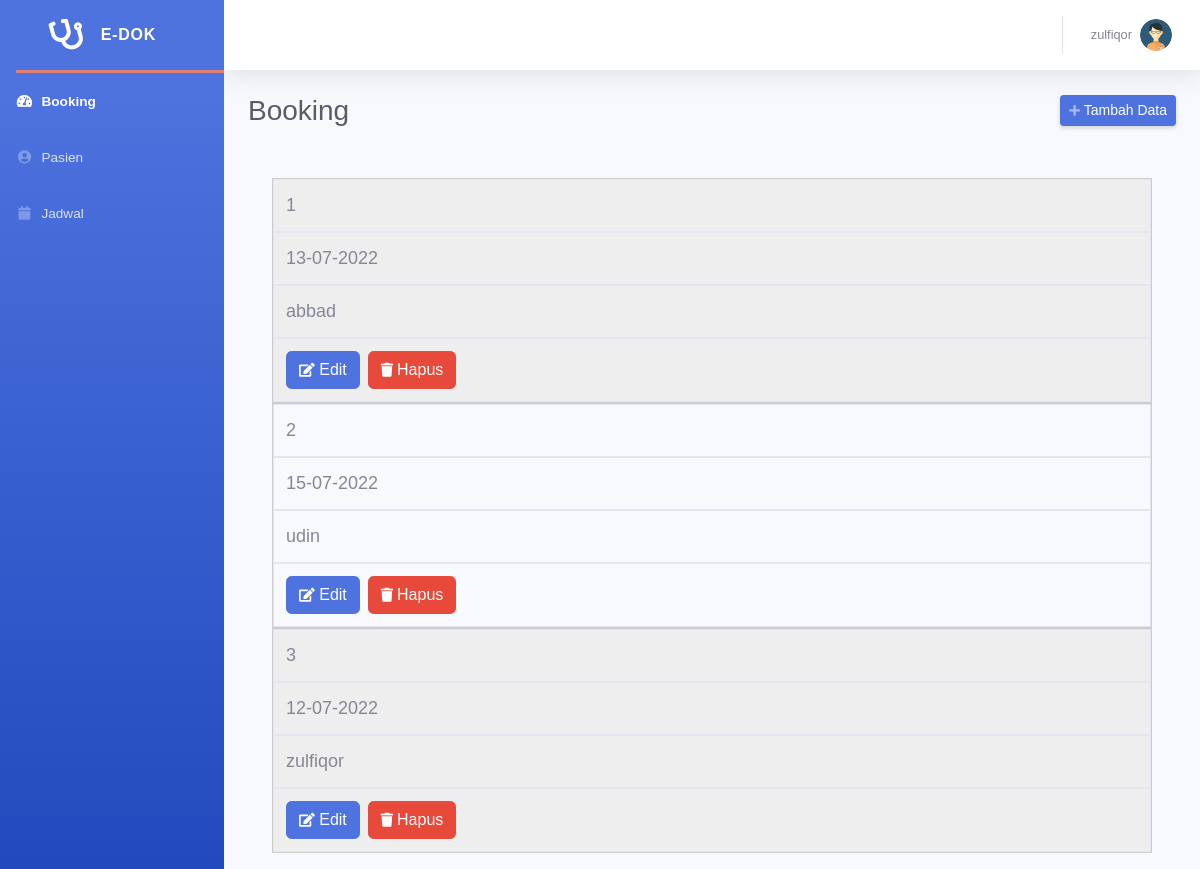
The app's page /admin/home.php (signed in) with its own data.
### tables this page shows
CREATE TABLE `booking` (
  `id` int(11) NOT NULL,
  `id_pasien` int(11) NOT NULL,
  `id_jadwal` int(11) NOT NULL
);

CREATE TABLE `jadwal` (
  `id` int(11) NOT NULL,
  `tglPraktik` date NOT NULL,
  `jam` time NOT NULL,
  `harga` double NOT NULL
);

CREATE TABLE `pasien` (
  `id` int(11) NOT NULL,
  `kodePasien` varchar(255) NOT NULL,
  `namaPasien` varchar(255) NOT NULL,
  `tglLahir` date NOT NULL,
  `noTelp` varchar(12) NOT NULL,
  `alamat` varchar(255) NOT NULL,
  `fotoPasien` varchar(255) NOT NULL
);

### admin/home.php (the view, shortened to what this page needs)
<?php
 include_once("../config.php");
 $result = mysqli_query($conn, "SELECT booking.id, pasien.namaPasien, jadwal.tglPraktik FROM booking join pasien on booking.id_pasien = pasien.id join jadwal on booking.id_jadwal = jadwal.id ORDER BY booking.id ASC");
 ?>
<!DOCTYPE html>
<html lang="en">
<head>
    <link href="../vendor/fontawesome-free/css/all.min.css" rel="stylesheet" type="text/css">
    <link href="../css/admin.min.css" rel="stylesheet">
    <link href="../css/styles.css" rel="stylesheet">
</head>
<body id="page-top">
    <div id="wrapper">
        <ul class="navbar-nav bg-gradient-primary sidebar sidebar-dark accordion" id="accordionSidebar">
            <a class="sidebar-brand d-flex align-items-center justify-content-center" href="./home.php">
                <div class="sidebar-brand-icon rotate-n-15">
                    <i class="fas fa-stethoscope"></i>
                </div>
                <div class="sidebar-brand-text mx-3">e-Dok</div>
            </a>
            <hr class="sidebar-divider my-0">
            <li class="nav-item active">
                <a class="nav-link" href="./home.php">
                    <i class="fas fa-fw fa-tachometer-alt"></i>
                    <span>Booking</span></a>
            </li>
            <li class="nav-item">
                <a class="nav-link" href="../admin/pasien/pasien.php">
                    <i class="fas fa-fw fa-user-circle"></i>
                    <span>Pasien</span></a>
            </li>
            <li class="nav-item">
                <a class="nav-link" href="../admin/jadwal/jadwal.php">
                    <i class="fas fa-fw fa-calendar"></i>
                    <span>Jadwal</span></a>
            </li>
        </ul>
        <div id="content-wrapper" class="d-flex flex-column">
            <div id="content">
                <nav class="navbar navbar-expand navbar-light bg-white topbar mb-4 static-top shadow">
                    <ul class="navbar-nav ml-auto">
                        <li class="nav-item dropdown no-arrow">
                            <a class="nav-link dropdown-toggle" href="#" id="userDropdown" role="button"
                                data-toggle="dropdown" aria-haspopup="true" aria-expanded="false">
                                <span class="mr-2 d-none d-lg-inline text-gray-600 small"><?php echo $_SESSION['username'] ?></span>
                                <img class="img-profile rounded-circle" src="../image/logo-profile.png">
                            </a>
                        </li>
                    </ul>
                </nav>
                <div class="container-fluid">
                    <div class="d-sm-flex align-items-center justify-content-between">
                        <h1 class="h3 mb-0 text-gray-800">Booking</h1>
                        <a href="../admin/booking/tambah.php" class="d-none d-sm-inline-block btn btn-sm btn-primary shadow-sm"><i class="fas fa-plus fa-sm text-white-50"></i> Tambah Data</a>
                    </div>
                    <div class="container table-responsive">
                        <table class="table table-bordered table-hover">
                            <tbody>
                                <?php
            $no = 1;
            while ($user_data = mysqli_fetch_array($result)) {
                echo "<tr>";
                echo "<td>" . $no++ . "</td>";
                echo "<td>" . date('d-m-Y', strtotime($user_data['tglPraktik'])) . "</td>";
                echo "<td>" . $user_data['namaPasien'] . "</td>";
                echo "<td> <a class='btn btn-primary mr-2' href='../admin/booking/edit.php?id=$user_data[id]'><i class='fas fa-edit fa-sm text-white'></i> Edit</a><a class='btn btn-danger' href='../admin/booking/hapus.php?id=$user_data[id]'><i class='fas fa-trash fa-sm text-white mr-1'></i>Hapus</a></td>";
                echo "</tr>";
            }
            ?>
                            </tbody>
                        </table>
                    </div>
                </div>
            </div>
        </div>
    </div>
</body>
</html>

### css/styles.css (style rules this page uses)
body { font-family: 'Poppins', sans-serif !important; -webkit-font-smoothing: antialiased; -moz-osx-font-smoothing: grayscale; }
.container { display: flex; flex-direction: row; flex-wrap: wrap; }
.img-profile { width: 100px; height: 100px; border-radius: 100%; }
* { margin: 0; padding: 0; box-sizing: border-box; }
html { font-size: 16px; font-family: 'Poppins', sans-serif; color: #555; }
ul, nav { list-style: none; }
a { text-decoration: none; }
hr { width: 250px !important; height: 3px !important; background-color: #e07e7b !important; border: 0 !important; margin-bottom: 50px !important; }
table { width: 100%; border-collapse: collapse; margin:50px auto; }
tr:nth-of-type(odd) { background: #eee; }
td, th { padding: 10px; border: 1px solid #ccc; font-size: 18px; }
@media only screen and (max-width: 760px),
(min-device-width: 768px) and (max-device-width: 1024px) { table { width: 100%; } }
@media only screen and (max-width: 760px),
(min-device-width: 768px) and (max-device-width: 1024px) { table, thead, tbody, th, td, tr { display: block; } }
@media only screen and (max-width: 760px),
(min-device-width: 768px) and (max-device-width: 1024px) { tr { border: 1px solid #ccc; } }
@media only screen and (max-width: 760px),
(min-device-width: 768px) and (max-device-width: 1024px) { td { border: none; border-bottom: 1px solid #eee; position: relative; padding-left: 50%; } }
@media only screen and (max-width: 760px),
(min-device-width: 768px) and (max-device-width: 1024px) { td:before { position: absolute; top: 6px; left: 6px; width: 45%; padding-right: 10px; white-space: nowrap; content: attr(data-column); color: #000; font-weight: bold; } }
html, body, .view { height: 100%; }
.navbar { background-color: transparent; }

### records on screen
booking: id_jadwal.tglPraktik "13-07-2022", id_pasien.namaPasien "abbad"
booking: id_jadwal.tglPraktik "15-07-2022", id_pasien.namaPasien "udin"
booking: id_jadwal.tglPraktik "12-07-2022", id_pasien.namaPasien "zulfiqor"

### other values on screen
$_SESSION['username'] "zulfiqor"
